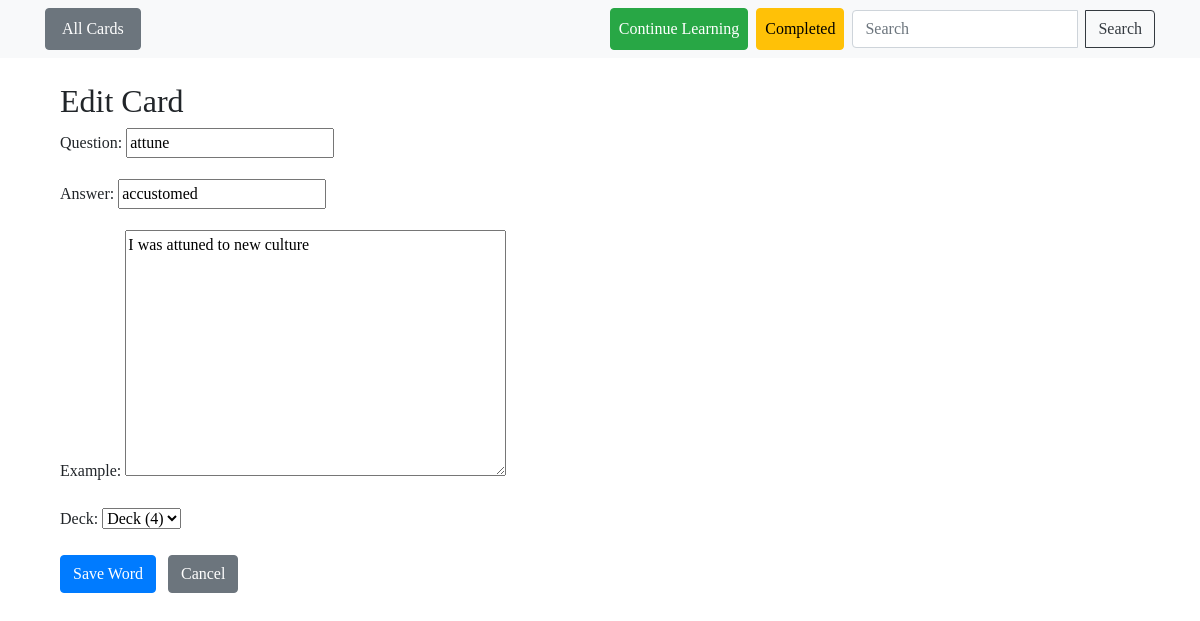
Page /edit/13 on the earlier database version.
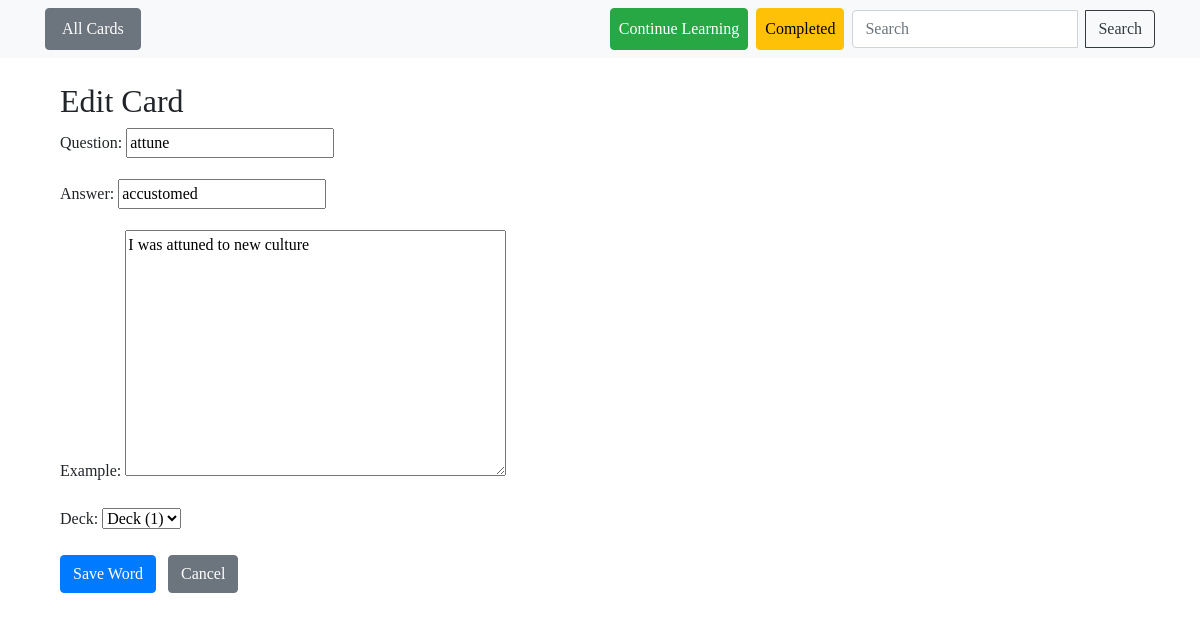
Same page on the later database version.
### cards/models.py (models this page shows, shortened)
class Card(models.Model):
    question = models.CharField(max_length=100)
    answer = models.CharField(max_length=255)
    example = models.TextField()
    deck = models.ForeignKey(Deck, on_delete=models.CASCADE)
    date_created = models.DateField(auto_now_add=True)
    review_date  = models.DateField(default=date.today())

### cards/views.py (the view)
# urls.py: path("edit/<int:pk>", views.CardUpdateView.as_view(), name='card-update'),
class CardUpdateView(CardCreateView, UpdateView):
    success_url = reverse_lazy('card-list')

### cards/models.py (called while the page is built)
    def __str__(self):
        return f'Deck ({self.number})'

### templates/cards/new_card.html (shortened to what this page needs)
{% extends 'base.html' %}
{% block content %}
<div class="container mt-4">
  {% if card %}
    <h2> Edit Card</h2>
  {% else %}
    <h3>Create New Word</h3>
  {% endif %}
    <form method = "POST" action="">
        {{ form.as_p }}
          <button type="submit" class="btn btn-primary">Save Word</button>
          <a href="{% url 'card-list' %}" class="btn btn-secondary ml-2">Cancel</a>
        </div>
</div>
{% endblock %}

Differences in the rows shown:
changed Card "attune": deck "Deck (4)" → "Deck (1)"
